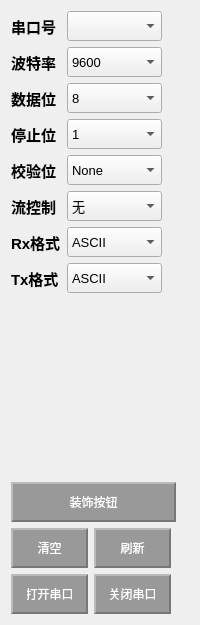
     <widget class="QWidget" name="widget">
      <attribute name="title">
       <string>通用设置</string>
      </attribute>
      <layout class="QGridLayout" name="gridLayout_3">
       <item row="0" column="0">
        <layout class="QFormLayout" name="formLayout">
         <item row="0" column="0">
          <widget class="QLabel" name="label">
           <property name="minimumSize">
            <size>
             <width>50</width>
             <height>30</height>
            </size>
           </property>
           <property name="maximumSize">
            <size>
             <width>50</width>
             <height>30</height>
            </size>
           </property>
           <property name="font">
            <font>
             <pointsize>11</pointsize>
             <bold>true</bold>
            </font>
           </property>
           <property name="text">
            <string>串口号</string>
           </property>
          </widget>
         </item>
         <item row="0" column="1">
          <widget class="QComboBox" name="serialCb">
           <property name="minimumSize">
            <size>
             <width>95</width>
             <height>30</height>
            </size>
           </property>
           <property name="maximumSize">
            <size>
             <width>95</width>
             <height>30</height>
            </size>
           </property>
           <property name="font">
            <font>
             <pointsize>10</pointsize>
             <bold>false</bold>
            </font>
           </property>
          </widget>
         </item>
         <item row="1" column="0">
          <widget class="QLabel" name="label_2">
           <property name="minimumSize">
            <size>
             <width>50</width>
             <height>30</height>
            </size>
           </property>
           <property name="maximumSize">
            <size>
             <width>50</width>
             <height>30</height>
            </size>
           </property>
           <property name="font">
            <font>
             <pointsize>11</pointsize>
             <bold>true</bold>
            </font>
           </property>
           <property name="text">
            <string>波特率</string>
           </property>
          </widget>
         </item>
         <item row="1" column="1">
          <widget class="QComboBox" name="baudrateCb">
           <property name="minimumSize">
            <size>
             <width>95</width>
             <height>30</height>
            </size>
           </property>
           <property name="maximumSize">
            <size>
             <width>95</width>
             <height>30</height>
            </size>
           </property>
           <property name="font">
            <font>
             <pointsize>10</pointsize>
             <bold>false</bold>
            </font>
           </property>
           <item>
            <property name="text">
             <string>9600</string>
            </property>
           </item>
           <item>
            <property name="text">
             <string>19200</string>
            </property>
           </item>
           <item>
            <property name="text">
             <string>38400</string>
            </property>
           </item>
           <item>
            <property name="text">
             <string>57600</string>
            </property>
           </item>
           <item>
            <property name="text">
             <string>115200</string>
            </property>
           </item>
          </widget>
         </item>
         <item row="2" column="0">
          <widget class="QLabel" name="label_3">
           <property name="minimumSize">
            <size>
             <width>50</width>
             <height>30</height>
            </size>
           </property>
           <property name="maximumSize">
            <size>
             <width>50</width>
             <height>30</height>
            </size>
           </property>
           <property name="font">
            <font>
             <pointsize>11</pointsize>
             <bold>true</bold>
            </font>
           </property>
           <property name="text">
            <string>数据位</string>
           </property>
          </widget>
         </item>
         <item row="2" column="1">
          <widget class="QComboBox" name="databitCb">
           <property name="minimumSize">
            <size>
             <width>95</width>
             <height>30</height>
            </size>
           </property>
           <property name="maximumSize">
            <size>
             <width>95</width>
             <height>30</height>
            </size>
           </property>
           <property name="font">
            <font>
             <pointsize>10</pointsize>
             <bold>false</bold>
            </font>
           </property>
           <item>
            <property name="text">
             <string>8</string>
            </property>
           </item>
           <item>
            <property name="text">
             <string>7</string>
            </property>
           </item>
           <item>
            <property name="text">
             <string>6</string>
            </property>
           </item>
           <item>
            <property name="text">
             <string>5</string>
            </property>
           </item>
          </widget>
         </item>
         <item row="3" column="0">
          <widget class="QLabel" name="label_4">
           <property name="minimumSize">
            <size>
             <width>50</width>
             <height>30</height>
            </size>
           </property>
           <property name="maximumSize">
            <size>
             <width>50</width>
             <height>30</height>
            </size>
           </property>
           <property name="font">
            <font>
             <pointsize>11</pointsize>
             <bold>true</bold>
            </font>
           </property>
           <property name="text">
            <string>停止位</string>
           </property>
          </widget>
         </item>
         <item row="3" column="1">
          <widget class="QComboBox" name="stopbitCb">
           <property name="minimumSize">
            <size>
             <width>95</width>
             <height>30</height>
            </size>
           </property>
           <property name="maximumSize">
            <size>
             <width>95</width>
             <height>30</height>
            </size>
           </property>
           <property name="font">
            <font>
             <pointsize>10</pointsize>
             <bold>false</bold>
            </font>
           </property>
           <item>
            <property name="text">
             <string>1</string>
            </property>
           </item>
           <item>
            <property name="text">
             <string>1.5</string>
            </property>
           </item>
           <item>
            <property name="text">
             <string>2</string>
            </property>
           </item>
           <item>
            <property name="text">
             <string>0</string>
            </property>
           </item>
          </widget>
         </item>
         <item row="4" column="0">
          <widget class="QLabel" name="label_5">
           <property name="minimumSize">
            <size>
             <width>50</width>
             <height>30</height>
            </size>
           </property>
           <property name="maximumSize">
            <size>
             <width>50</width>
             <height>30</height>
            </size>
           </property>
           <property name="font">
            <font>
             <pointsize>11</pointsize>
             <bold>true</bold>
            </font>
           </property>
           <property name="text">
            <string>校验位</string>
           </property>
          </widget>
         </item>
         <item row="4" column="1">
          <widget class="QComboBox" name="checkbitCb">
           <property name="minimumSize">
            <size>
             <width>95</width>
             <height>30</height>
            </size>
           </property>
           <property name="maximumSize">
            <size>
             <width>95</width>
             <height>30</height>
            </size>
           </property>
           <property name="font">
            <font>
             <pointsize>10</pointsize>
             <bold>false</bold>
            </font>
           </property>
           <item>
            <property name="text">
             <string>None</string>
            </property>
           </item>
           <item>
            <property name="text">
             <string>Even</string>
            </property>
           </item>
           <item>
            <property name="text">
             <string>Odd</string>
            </property>
           </item>
           <item>
            <property name="text">
             <string>Mark</string>
            </property>
           </item>
           <item>
            <property name="text">
             <string>Space</string>
            </property>
           </item>
          </widget>
         </item>
         <item row="5" column="0">
          <widget class="QLabel" name="label_8">
           <property name="minimumSize">
            <size>
             <width>50</width>
             <height>30</height>
            </size>
           </property>
           <property name="maximumSize">
            <size>
             <width>50</width>
             <height>30</height>
            </size>
           </property>
           <property name="font">
            <font>
             <pointsize>11</pointsize>
             <bold>true</bold>
            </font>
           </property>
           <property name="text">
            <string>流控制</string>
           </property>
          </widget>
         </item>
         <item row="5" column="1">
          <widget class="QComboBox" name="flowctrCb">
           <property name="minimumSize">
            <size>
             <width>95</width>
             <height>30</height>
            </size>
           </property>
           <property name="maximumSize">
            <size>
             <width>95</width>
             <height>30</height>
            </size>
           </property>
           <property name="font">
            <font>
             <pointsize>10</pointsize>
             <bold>false</bold>
            </font>
           </property>
           <item>
            <property name="text">
             <string>无</string>
            </property>
           </item>
           <item>
            <property name="text">
             <string>硬件</string>
            </property>
           </item>
           <item>
            <property name="text">
             <string>软件</string>
            </property>
           </item>
          </widget>
         </item>
         <item row="6" column="0">
          <widget class="QLabel" name="label_6">
           <property name="minimumSize">
            <size>
             <width>50</width>
             <height>30</height>
            </size>
           </property>
           <property name="maximumSize">
            <size>
             <width>50</width>
             <height>30</height>
            </size>
           </property>
           <property name="font">
            <font>
             <pointsize>11</pointsize>
             <bold>true</bold>
            </font>
           </property>
           <property name="text">
            <string>Rx格式</string>
           </property>
          </widget>
         </item>
         <item row="6" column="1">
          <widget class="QComboBox" name="RxformCb">
           <property name="minimumSize">
            <size>
             <width>95</width>
             <height>30</height>
            </size>
           </property>
           <property name="maximumSize">
            <size>
             <width>95</width>
             <height>30</height>
            </size>
           </property>
           <property name="font">
            <font>
             <pointsize>10</pointsize>
             <bold>false</bold>
            </font>
           </property>
           <item>
            <property name="text">
             <string>ASCII</string>
            </property>
           </item>
           <item>
            <property name="text">
             <string>HEX</string>
            </property>
           </item>
           <item>
            <property name="text">
             <string>UTF-8</string>
            </property>
           </item>
           <item>
            <property name="text">
             <string>GBK</string>
            </property>
           </item>
          </widget>
         </item>
         <item row="7" column="0">
          <widget class="QLabel" name="label_7">
           <property name="minimumSize">
            <size>
             <width>50</width>
             <height>30</height>
            </size>
           </property>
           <property name="maximumSize">
            <size>
             <width>50</width>
             <height>30</height>
            </size>
           </property>
           <property name="font">
            <font>
             <pointsize>11</pointsize>
             <bold>true</bold>
            </font>
           </property>
           <property name="text">
            <string>Tx格式</string>
           </property>
          </widget>
         </item>
         <item row="7" column="1">
          <widget class="QComboBox" name="TxformCb">
           <property name="minimumSize">
            <size>
             <width>95</width>
             <height>30</height>
            </size>
           </property>
           <property name="maximumSize">
            <size>
             <width>95</width>
             <height>30</height>
            </size>
           </property>
           <property name="font">
            <font>
             <pointsize>10</pointsize>
             <bold>false</bold>
            </font>
           </property>
           <item>
            <property name="text">
             <string>ASCII</string>
            </property>
           </item>
           <item>
            <property name="text">
             <string>HEX</string>
            </property>
           </item>
           <item>
            <property name="text">
             <string>UTF-8</string>
            </property>
           </item>
           <item>
            <property name="text">
             <string>GBK</string>
            </property>
           </item>
          </widget>
         </item>
        </layout>
       </item>
       <item row="1" column="0">
        <spacer name="verticalSpacer">
         <property name="orientation">
          <enum>Qt::Orientation::Vertical</enum>
         </property>
         <property name="sizeHint" stdset="0">
          <size>
           <width>20</width>
           <height>183</height>
          </size>
         </property>
        </spacer>
       </item>
       <item row="2" column="0">
        <layout class="QFormLayout" name="formLayout_2">
         <item row="0" column="0" colspan="2">
          <widget class="QPushButton" name="updateSetBt">
           <property name="minimumSize">
            <size>
             <width>160</width>
             <height>40</height>
            </size>
           </property>
           <property name="maximumSize">
            <size>
             <width>165</width>
             <height>40</height>
            </size>
           </property>
           <property name="font">
            <font>
             <pointsize>9</pointsize>
            </font>
           </property>
           <property name="styleSheet">
            <string notr="true">QPushButton {
    background-color: #999999;
    color: white;
    border: none;
    padding: 6px 14px;

    border-top: 2px solid #bbbbbb;
    border-left: 2px solid #bbbbbb;
    border-right: 2px solid #777777;
    border-bottom: 2px solid #777777;
}

QPushButton:hover {
    background-color: #aaaaaa;
}

QPushButton:pressed {
    background-color: #888888;
    border-top: 2px solid #777777;
    border-left: 2px solid #777777;
    border-right: 2px solid #bbbbbb;
    border-bottom: 2px solid #bbbbbb;
}</string>
           </property>
           <property name="text">
            <string>装饰按钮</string>
           </property>
          </widget>
         </item>
         <item row="1" column="0">
          <widget class="QPushButton" name="clearAllBt">
           <property name="minimumSize">
            <size>
             <width>77</width>
             <height>40</height>
            </size>
           </property>
           <property name="maximumSize">
            <size>
             <width>77</width>
             <height>40</height>
            </size>
           </property>
           <property name="font">
            <font>
             <pointsize>9</pointsize>
            </font>
           </property>
           <property name="styleSheet">
            <string notr="true">QPushButton {
    background-color: #999999;
    color: white;
    border: none;
    padding: 6px 14px;

    border-top: 2px solid #bbbbbb;
    border-left: 2px solid #bbbbbb;
    border-right: 2px solid #777777;
    border-bottom: 2px solid #777777;
}

QPushButton:hover {
    background-color: #aaaaaa;
}

QPushButton:pressed {
    background-color: #888888;
    border-top: 2px solid #777777;
    border-left: 2px solid #777777;
    border-right: 2px solid #bbbbbb;
    border-bottom: 2px solid #bbbbbb;
}</string>
           </property>
           <property name="text">
            <string>清空</string>
           </property>
          </widget>
         </item>
         <item row="1" column="1">
          <widget class="QPushButton" name="refreshBt">
           <property name="minimumSize">
            <size>
             <width>77</width>
             <height>40</height>
            </size>
           </property>
           <property name="maximumSize">
            <size>
             <width>77</width>
             <height>40</height>
            </size>
           </property>
           <property name="font">
            <font>
             <pointsize>9</pointsize>
            </font>
           </property>
           <property name="styleSheet">
            <string notr="true">QPushButton {
    background-color: #999999;
    color: white;
    border: none;
    padding: 6px 14px;

    border-top: 2px solid #bbbbbb;
    border-left: 2px solid #bbbbbb;
    border-right: 2px solid #777777;
    border-bottom: 2px solid #777777;
}

QPushButton:hover {
    background-color: #aaaaaa;
}

QPushButton:pressed {
    background-color: #888888;
    border-top: 2px solid #777777;
    border-left: 2px solid #777777;
    border-right: 2px solid #bbbbbb;
    border-bottom: 2px solid #bbbbbb;
}</string>
           </property>
           <property name="text">
            <string>刷新</string>
           </property>
          </widget>
         </item>
         <item row="2" column="0">
          <widget class="QPushButton" name="openBt">
           <property name="minimumSize">
            <size>
             <width>77</width>
             <height>40</height>
            </size>
           </property>
           <property name="maximumSize">
            <size>
             <width>77</width>
             <height>40</height>
            </size>
           </property>
           <property name="font">
            <font>
             <pointsize>9</pointsize>
            </font>
           </property>
           <property name="styleSheet">
            <string notr="true">QPushButton {
    background-color: #999999;
    color: white;
    border: none;
    padding: 6px 14px;

    border-top: 2px solid #bbbbbb;
    border-left: 2px solid #bbbbbb;
    border-right: 2px solid #777777;
    border-bottom: 2px solid #777777;
}

QPushButton:hover {
    background-color: #aaaaaa;
}

QPushButton:pressed {
    background-color: #888888;
    border-top: 2px solid #777777;
    border-left: 2px solid #777777;
    border-right: 2px solid #bbbbbb;
    border-bottom: 2px solid #bbbbbb;
}</string>
           </property>
           <property name="text">
            <string>打开串口</string>
           </property>
          </widget>
         </item>
         <item row="2" column="1">
          <widget class="QPushButton" name="closeBt">
           <property name="minimumSize">
            <size>
             <width>77</width>
             <height>40</height>
            </size>
           </property>
           <property name="maximumSize">
            <size>
             <width>77</width>
             <height>40</height>
            </size>
           </property>
           <property name="font">
            <font>
             <pointsize>9</pointsize>
            </font>
           </property>
           <property name="styleSheet">
            <string notr="true">QPushButton {
    background-color: #999999;
    color: white;
    border: none;
    padding: 6px 14px;

    border-top: 2px solid #bbbbbb;
    border-left: 2px solid #bbbbbb;
    border-right: 2px solid #777777;
    border-bottom: 2px solid #777777;
}

QPushButton:hover {
    background-color: #aaaaaa;
}

QPushButton:pressed {
    background-color: #888888;
    border-top: 2px solid #777777;
    border-left: 2px solid #777777;
    border-right: 2px solid #bbbbbb;
    border-bottom: 2px solid #bbbbbb;
}</string>
           </property>
           <property name="text">
            <string>关闭串口</string>
           </property>
          </widget>
         </item>
        </layout>
       </item>
      </layout>
     </widget>
